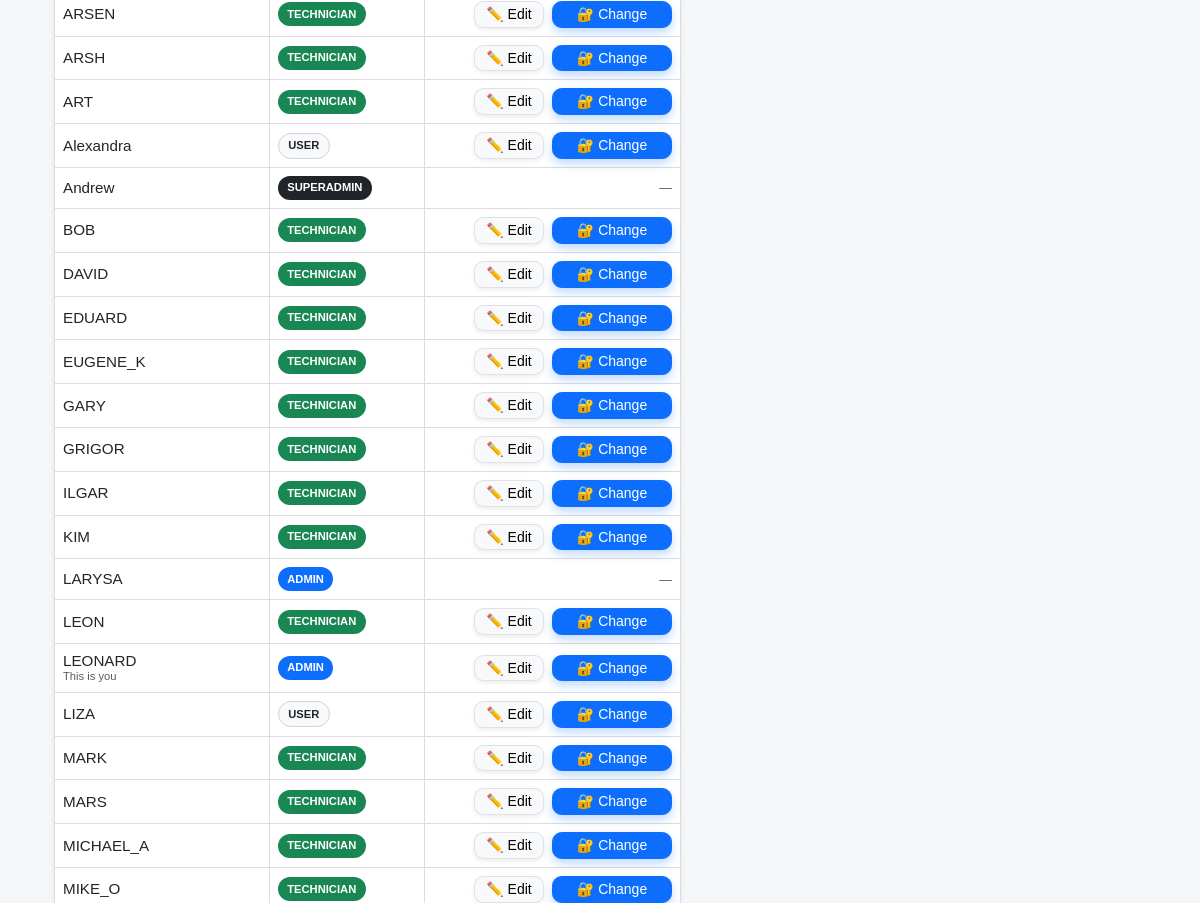
The app's page /users (signed in, middle part), older data.
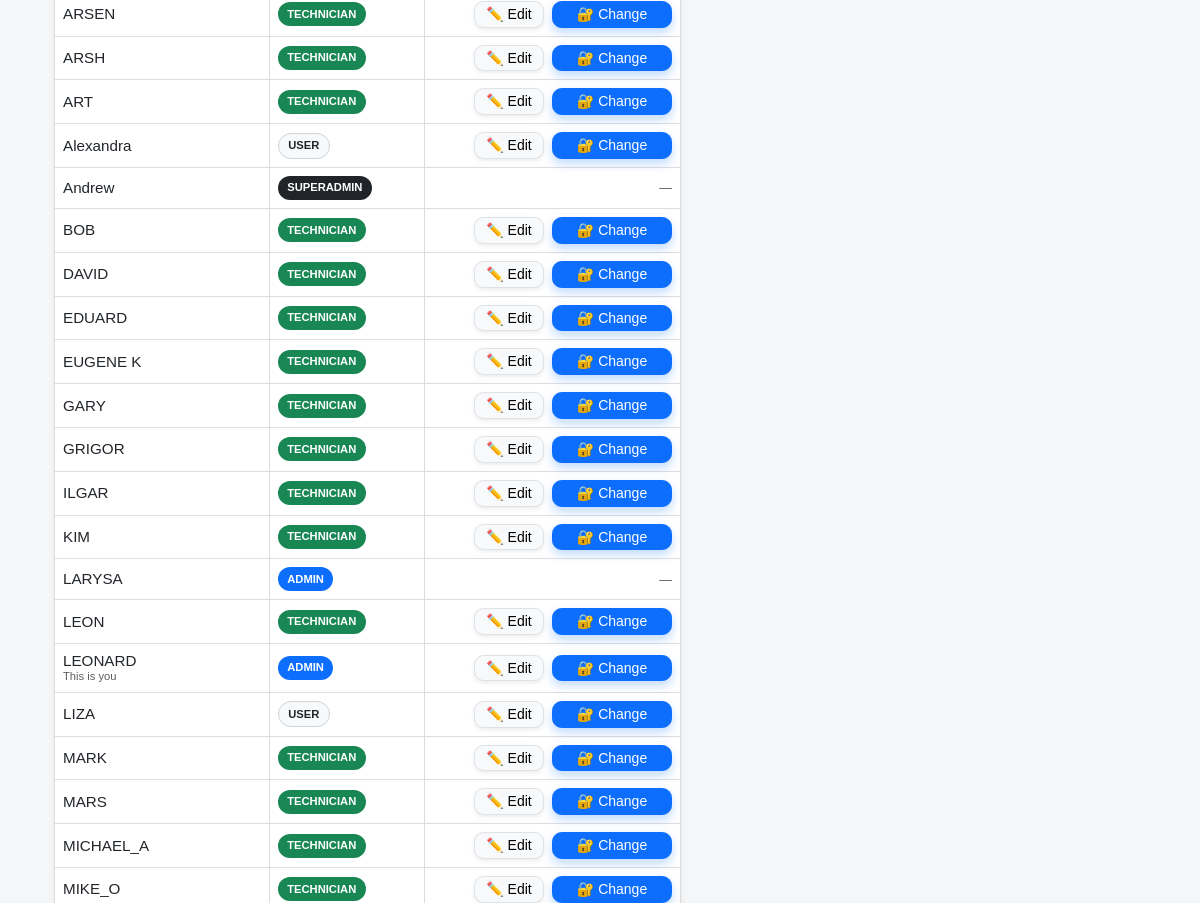
The same page, newer data.
### models.py (models this page shows, shortened)
class User(UserMixin, db.Model):
    id = db.Column(db.Integer, primary_key=True)
    username = db.Column(db.String(64), unique=True, nullable=False)
    password_hash = db.Column(db.String(128), nullable=False)
    role = db.Column(db.String(20), nullable=False, default=ROLE_TECHNICIAN)
    @property
    def password(self):
        raise AttributeError('password is not a readable attribute')

### inventory/routes.py (the view, shortened to what this page needs)
@inventory_bp.route("/users", methods=["GET", "POST"])
@login_required
def users():
    users = User.query.order_by(User.username.asc()).all()
    role_options = [
        ("technician", "Technician"),
        ("user",       "User"),
        ("viewer",     "Viewer"),
        ("admin",      "Admin"),
        ("superadmin", "Superadmin"),
    ]
    return render_template("users.html", users=users, role_options=role_options)

### auth/routes.py (called while the page is built)
@login_manager.user_loader
def load_user(user_id):
    return User.query.get(int(user_id))

### templates/users.html (shortened to what the changed rows need)
{% extends "base.html" %}
{% block content %}
<div class="container-fluid py-4 d-flex justify-content-center">
  <div style="width:100%; max-width:1100px;">
    <div class="row g-4">
      <div class="col-lg-7">
        <div class="card shadow-sm border-0"
             style="border-radius:1rem; overflow:hidden;">
          <div class="table-responsive">
            <table class="table align-middle mb-0" style="font-size:.9rem;">
              <tbody id="usersTbody" style="vertical-align:middle;">
                {% for u in users %}
                {% set r=(u.role or '')|lower %}
                <tr style="border-top:1px solid #f1f1f1;">
                  <td style="font-weight:500; color:#212529;">
                    <div style="font-size:.95rem; line-height:1.2;">
                      {{ u.username }}
                    </div>
                  </td>
                  <td>
                    {% if r=='superadmin' %}
                      <span class="badge rounded-pill"
                            style="background:#212529; font-size:.7rem; font-weight:600; padding:.4rem .6rem;">
                        SUPERADMIN
                      </span>
                    {% elif r=='admin' %}
                      <span class="badge rounded-pill"
                            style="background:#0d6efd; font-size:.7rem; font-weight:600; padding:.4rem .6rem;">
                        ADMIN
                      </span>
                    {% elif r=='technician' %}
                      <span class="badge rounded-pill"
                            style="background:#198754; font-size:.7rem; font-weight:600; padding:.4rem .6rem;">
                        TECHNICIAN
                      </span>
                    {% elif r=='viewer' %}
                      <span class="badge rounded-pill"
                            style="background:#6c757d; font-size:.7rem; font-weight:600; padding:.4rem .6rem;">
                        VIEWER
                      </span>
                    {% else %}
                      <span class="badge rounded-pill text-dark border"
                            style="background:#f8f9fa; font-size:.7rem; font-weight:600; padding:.4rem .6rem; border-color:#ced4da !important;">
                        USER
                      </span>
                    {% endif %}
                  </td>
                  <td class="text-end">
                    <div class="d-flex flex-wrap justify-content-end gap-2">
                      {% if (current_user.role or '')|lower == 'superadmin'
                            or ((current_user.role or '')|lower == 'admin' and (u.role or '')|lower in ['user','viewer','technician'])
                            or u.id == current_user.id %}
                        <a class="btn btn-light btn-sm border shadow-sm"
                           style="font-weight:500; line-height:1.2; border-radius:.6rem; min-width:70px;"
                           href="{{ url_for('inventory.edit_user', user_id=u.id) }}">
                          ✏️ Edit
                        </a>
                        <button class="btn btn-primary btn-sm shadow-sm"
                                style="font-weight:500; line-height:1.2; border-radius:.6rem; min-width:120px; box-shadow:0 .3rem .6rem rgba(13,110,253,.25)!important;"
                                data-user-id="{{ u.id }}"
                                data-username="{{ u.username }}"
                                data-need-current="{% if (current_user.role or '')|lower != 'superadmin' and current_user.id == u.id %}1{% else %}0{% endif %}"
                                onclick="openPasswordModal(this)">
                          🔐 Change
                        </button>
                      {% else %}
                        <span class="text-muted" style="font-size:.8rem;">—</span>
                      {% endif %}
                    </div>
                  </td>
                </tr>
                {% endfor %}
              </tbody>
            </table>
          </div>
        </div>
      </div>
    </div>
  </div>
</div>
{% endblock %}

Row changes from the older to the newer data that the page shows:
changed User: username "EUGENE_K" → "EUGENE K"
